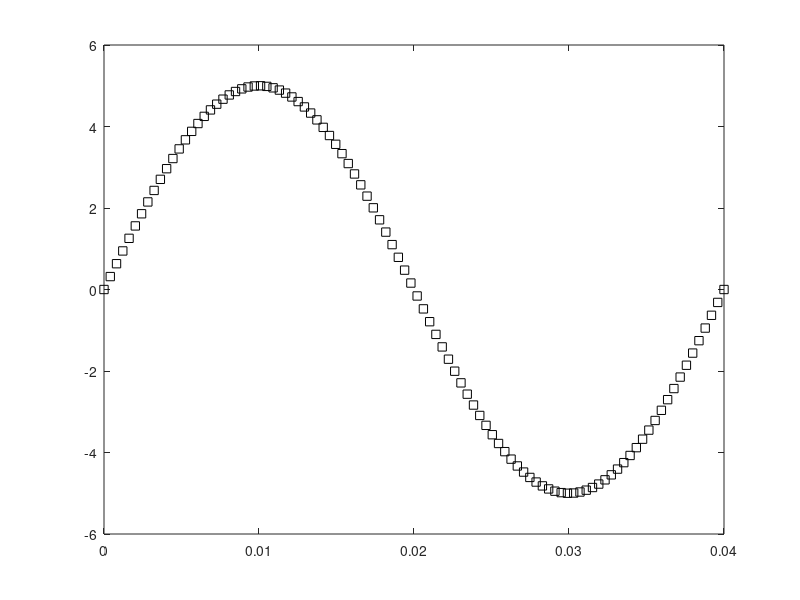
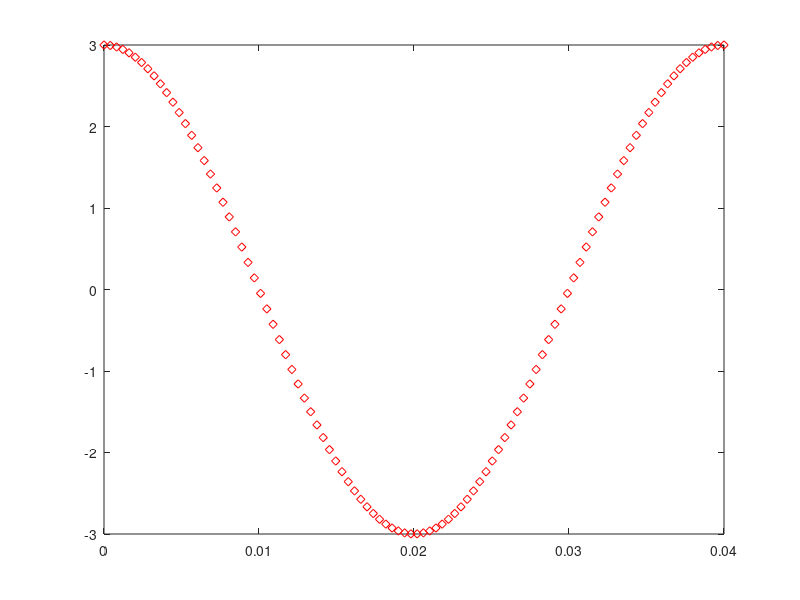

Source code (MATLAB) for these figures, in order:
%5sin(50*pi*t) ile 3cos(50*pi*t) sinyalin  farklı pencerelerde oluşturulması
f1 = 25;
T=1/f1;
t = linspace(0,T);
s1 = 5*sin(2*f1*pi*t);
figure(1);
plot(t,s1,'ks')
s2 = 3*cos(2*f1*pi*t);
figure(2);
plot(t,s2,'rd')
